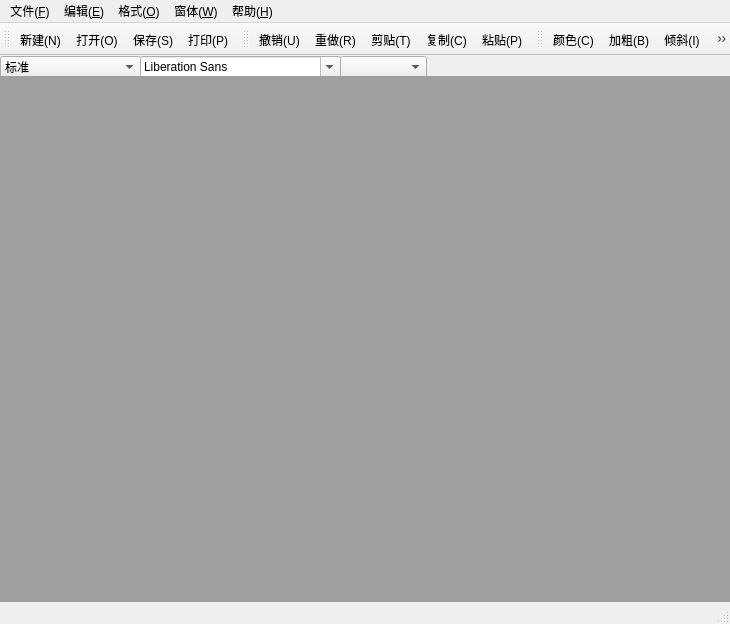
<?xml version="1.0" encoding="UTF-8"?>
<ui version="4.0">
 <class>MainWindow</class>
 <widget class="QMainWindow" name="MainWindow">
  <property name="geometry">
   <rect>
    <x>0</x>
    <y>0</y>
    <width>730</width>
    <height>624</height>
   </rect>
  </property>
  <widget class="QWidget" name="centralwidget">
   <widget class="QComboBox" name="comboBox">
    <property name="geometry">
     <rect>
      <x>0</x>
      <y>0</y>
      <width>141</width>
      <height>22</height>
     </rect>
    </property>
    <item>
     <property name="text">
      <string>标准</string>
     </property>
    </item>
    <item>
     <property name="text">
      <string>项目符号(●)</string>
     </property>
    </item>
    <item>
     <property name="text">
      <string>项目符号(○)</string>
     </property>
    </item>
    <item>
     <property name="text">
      <string>项目符号(■)</string>
     </property>
    </item>
    <item>
     <property name="text">
      <string>项目符号(1.2.3.)</string>
     </property>
    </item>
    <item>
     <property name="text">
      <string>项目符号(a.b.c.)</string>
     </property>
    </item>
    <item>
     <property name="text">
      <string>项目符号(A.B.C.)</string>
     </property>
    </item>
    <item>
     <property name="text">
      <string>项目符号(i.ii.iii.)</string>
     </property>
    </item>
    <item>
     <property name="text">
      <string>项目符号(I.II.III.)</string>
     </property>
    </item>
   </widget>
   <widget class="QFontComboBox" name="fontComboBox">
    <property name="geometry">
     <rect>
      <x>140</x>
      <y>0</y>
      <width>201</width>
      <height>22</height>
     </rect>
    </property>
   </widget>
   <widget class="QComboBox" name="sizeComboBox">
    <property name="geometry">
     <rect>
      <x>340</x>
      <y>0</y>
      <width>87</width>
      <height>22</height>
     </rect>
    </property>
   </widget>
   <widget class="QMdiArea" name="mdiArea">
    <property name="geometry">
     <rect>
      <x>0</x>
      <y>20</y>
      <width>731</width>
      <height>561</height>
     </rect>
    </property>
    <property name="sizePolicy">
     <sizepolicy hsizetype="Preferred" vsizetype="Preferred">
      <horstretch>0</horstretch>
      <verstretch>0</verstretch>
     </sizepolicy>
    </property>
    <property name="autoFillBackground">
     <bool>false</bool>
    </property>
   </widget>
  </widget>
  <widget class="QMenuBar" name="menubar">
   <property name="geometry">
    <rect>
     <x>0</x>
     <y>0</y>
     <width>730</width>
     <height>26</height>
    </rect>
   </property>
   <widget class="QMenu" name="menu_F">
    <property name="title">
     <string>文件(&amp;F)</string>
    </property>
    <addaction name="newAction"/>
    <addaction name="openAction"/>
    <addaction name="saveAction"/>
    <addaction name="saveAsAction"/>
    <addaction name="printAction"/>
    <addaction name="printPreviewAction"/>
    <addaction name="exitAction"/>
   </widget>
   <widget class="QMenu" name="menu_E">
    <property name="title">
     <string>编辑(&amp;E)</string>
    </property>
    <addaction name="undoAction"/>
    <addaction name="redoAction"/>
    <addaction name="cutAction"/>
    <addaction name="copyAction"/>
    <addaction name="pasteAction"/>
   </widget>
   <widget class="QMenu" name="menu">
    <property name="title">
     <string>格式(&amp;O)</string>
    </property>
    <widget class="QMenu" name="menu_D">
     <property name="title">
      <string>字体(&amp;D)</string>
     </property>
     <addaction name="boldAction"/>
     <addaction name="italicAction"/>
     <addaction name="underlinAction"/>
    </widget>
    <widget class="QMenu" name="menu_2">
     <property name="title">
      <string>段落</string>
     </property>
     <addaction name="leftAlignAction"/>
     <addaction name="centerAlignAction"/>
     <addaction name="rightAlignAction"/>
     <addaction name="justifyAlignAction"/>
    </widget>
    <addaction name="menu_D"/>
    <addaction name="menu_2"/>
    <addaction name="colorAction"/>
   </widget>
   <widget class="QMenu" name="menu_W">
    <property name="title">
     <string>窗体(&amp;W)</string>
    </property>
    <addaction name="closeAction"/>
    <addaction name="closeAllAction"/>
    <addaction name="titleAction"/>
    <addaction name="cascadeAction"/>
    <addaction name="nextAction"/>
    <addaction name="previousAction"/>
   </widget>
   <widget class="QMenu" name="menu_H">
    <property name="title">
     <string>帮助(&amp;H)</string>
    </property>
    <addaction name="aboutAction"/>
   </widget>
   <addaction name="menu_F"/>
   <addaction name="menu_E"/>
   <addaction name="menu"/>
   <addaction name="menu_W"/>
   <addaction name="menu_H"/>
  </widget>
  <widget class="QStatusBar" name="statusbar"/>
  <widget class="QToolBar" name="toolBar">
   <property name="windowTitle">
    <string>toolBar</string>
   </property>
   <attribute name="toolBarArea">
    <enum>TopToolBarArea</enum>
   </attribute>
   <attribute name="toolBarBreak">
    <bool>false</bool>
   </attribute>
   <addaction name="newAction"/>
   <addaction name="openAction"/>
   <addaction name="saveAction"/>
   <addaction name="printAction"/>
  </widget>
  <widget class="QToolBar" name="toolBar_2">
   <property name="windowTitle">
    <string>toolBar_2</string>
   </property>
   <attribute name="toolBarArea">
    <enum>TopToolBarArea</enum>
   </attribute>
   <attribute name="toolBarBreak">
    <bool>false</bool>
   </attribute>
   <addaction name="undoAction"/>
   <addaction name="redoAction"/>
   <addaction name="cutAction"/>
   <addaction name="copyAction"/>
   <addaction name="pasteAction"/>
  </widget>
  <widget class="QToolBar" name="toolBar_3">
   <property name="windowTitle">
    <string>toolBar_3</string>
   </property>
   <attribute name="toolBarArea">
    <enum>TopToolBarArea</enum>
   </attribute>
   <attribute name="toolBarBreak">
    <bool>false</bool>
   </attribute>
   <addaction name="colorAction"/>
   <addaction name="boldAction"/>
   <addaction name="italicAction"/>
   <addaction name="underlinAction"/>
   <addaction name="separator"/>
   <addaction name="leftAlignAction"/>
   <addaction name="centerAlignAction"/>
   <addaction name="rightAlignAction"/>
   <addaction name="justifyAlignAction"/>
  </widget>
  <action name="newAction">
   <property name="icon">
    <iconset resource="image.qrc">
     <normaloff>:/images/new.png</normaloff>:/images/new.png</iconset>
   </property>
   <property name="text">
    <string>新建(N)</string>
   </property>
   <property name="statusTip">
    <string>创建一个新文档</string>
   </property>
   <property name="shortcut">
    <string>Ctrl+N</string>
   </property>
  </action>
  <action name="openAction">
   <property name="icon">
    <iconset resource="image.qrc">
     <normaloff>:/images/fileopen.png</normaloff>:/images/fileopen.png</iconset>
   </property>
   <property name="text">
    <string>打开(O)</string>
   </property>
   <property name="statusTip">
    <string>打开一个已存在的文档</string>
   </property>
   <property name="shortcut">
    <string>Ctrl+O</string>
   </property>
  </action>
  <action name="saveAction">
   <property name="icon">
    <iconset resource="image.qrc">
     <normaloff>:/images/save.png</normaloff>:/images/save.png</iconset>
   </property>
   <property name="text">
    <string>保存(S)</string>
   </property>
   <property name="statusTip">
    <string>将当前文档存盘</string>
   </property>
   <property name="shortcut">
    <string>Ctrl+S</string>
   </property>
  </action>
  <action name="saveAsAction">
   <property name="text">
    <string>另存为(A)...</string>
   </property>
   <property name="statusTip">
    <string>以一个新名字保存文档</string>
   </property>
  </action>
  <action name="printAction">
   <property name="icon">
    <iconset resource="image.qrc">
     <normaloff>:/images/print.png</normaloff>:/images/print.png</iconset>
   </property>
   <property name="text">
    <string>打印(P)...</string>
   </property>
   <property name="statusTip">
    <string>打印输出文档</string>
   </property>
   <property name="shortcut">
    <string>Ctrl+P</string>
   </property>
  </action>
  <action name="printPreviewAction">
   <property name="text">
    <string>打印预览...</string>
   </property>
   <property name="statusTip">
    <string>预览打印效果</string>
   </property>
  </action>
  <action name="exitAction">
   <property name="text">
    <string>退出</string>
   </property>
   <property name="statusTip">
    <string>退出应用程序</string>
   </property>
  </action>
  <action name="undoAction">
   <property name="icon">
    <iconset resource="image.qrc">
     <normaloff>:/images/undo.png</normaloff>:/images/undo.png</iconset>
   </property>
   <property name="text">
    <string>撤销(U)</string>
   </property>
   <property name="statusTip">
    <string>撤销当前操作</string>
   </property>
   <property name="shortcut">
    <string>Ctrl+Z</string>
   </property>
  </action>
  <action name="redoAction">
   <property name="icon">
    <iconset resource="image.qrc">
     <normaloff>:/images/redo.png</normaloff>:/images/redo.png</iconset>
   </property>
   <property name="text">
    <string>重做(R)</string>
   </property>
   <property name="statusTip">
    <string>恢复之前的操作</string>
   </property>
   <property name="shortcut">
    <string>Ctrl+Y</string>
   </property>
  </action>
  <action name="cutAction">
   <property name="icon">
    <iconset resource="image.qrc">
     <normaloff>:/images/cut.png</normaloff>:/images/cut.png</iconset>
   </property>
   <property name="text">
    <string>剪贴(T)</string>
   </property>
   <property name="statusTip">
    <string>从文档中裁剪所选的内容，并放入剪切板</string>
   </property>
   <property name="shortcut">
    <string>Ctrl+X</string>
   </property>
  </action>
  <action name="copyAction">
   <property name="icon">
    <iconset resource="image.qrc">
     <normaloff>:/images/copy.png</normaloff>:/images/copy.png</iconset>
   </property>
   <property name="text">
    <string>复制(C)</string>
   </property>
   <property name="statusTip">
    <string>复制所选内容，并放入剪切板</string>
   </property>
   <property name="shortcut">
    <string>Ctrl+C</string>
   </property>
  </action>
  <action name="pasteAction">
   <property name="icon">
    <iconset resource="image.qrc">
     <normaloff>:/images/paste.png</normaloff>:/images/paste.png</iconset>
   </property>
   <property name="text">
    <string>粘贴(P)</string>
   </property>
   <property name="statusTip">
    <string>将剪切板内容粘贴到文档</string>
   </property>
   <property name="shortcut">
    <string>Ctrl+V</string>
   </property>
  </action>
  <action name="colorAction">
   <property name="icon">
    <iconset resource="image.qrc">
     <normaloff>:/images/color.ico</normaloff>:/images/color.ico</iconset>
   </property>
   <property name="text">
    <string>颜色(C)...</string>
   </property>
   <property name="statusTip">
    <string>设置所选文字颜色</string>
   </property>
  </action>
  <action name="boldAction">
   <property name="checkable">
    <bool>true</bool>
   </property>
   <property name="icon">
    <iconset resource="image.qrc">
     <normaloff>:/images/bold.png</normaloff>:/images/bold.png</iconset>
   </property>
   <property name="text">
    <string>加粗(B)</string>
   </property>
   <property name="statusTip">
    <string>将所选文字加粗</string>
   </property>
   <property name="shortcut">
    <string>Ctrl+B</string>
   </property>
  </action>
  <action name="italicAction">
   <property name="checkable">
    <bool>true</bool>
   </property>
   <property name="icon">
    <iconset resource="image.qrc">
     <normaloff>:/images/italic.png</normaloff>:/images/italic.png</iconset>
   </property>
   <property name="text">
    <string>倾斜(I)</string>
   </property>
   <property name="statusTip">
    <string>将所选文字倾斜</string>
   </property>
   <property name="shortcut">
    <string>Ctrl+I</string>
   </property>
  </action>
  <action name="underlinAction">
   <property name="checkable">
    <bool>true</bool>
   </property>
   <property name="icon">
    <iconset resource="image.qrc">
     <normaloff>:/images/under.png</normaloff>:/images/under.png</iconset>
   </property>
   <property name="text">
    <string>下划线(U)</string>
   </property>
   <property name="statusTip">
    <string>将所选文字加上下划线</string>
   </property>
   <property name="shortcut">
    <string>Ctrl+U</string>
   </property>
  </action>
  <action name="leftAlignAction">
   <property name="checkable">
    <bool>false</bool>
   </property>
   <property name="icon">
    <iconset resource="image.qrc">
     <normaloff>:/images/left.png</normaloff>:/images/left.png</iconset>
   </property>
   <property name="text">
    <string>左对齐(L)</string>
   </property>
   <property name="statusTip">
    <string>将所选文字左对齐</string>
   </property>
   <property name="shortcut">
    <string>Ctrl+L</string>
   </property>
  </action>
  <action name="centerAlignAction">
   <property name="checkable">
    <bool>false</bool>
   </property>
   <property name="icon">
    <iconset resource="image.qrc">
     <normaloff>:/images/center.png</normaloff>:/images/center.png</iconset>
   </property>
   <property name="text">
    <string>居中(C)</string>
   </property>
   <property name="statusTip">
    <string>将所选文字居中</string>
   </property>
   <property name="shortcut">
    <string>Ctrl+E</string>
   </property>
  </action>
  <action name="rightAlignAction">
   <property name="checkable">
    <bool>false</bool>
   </property>
   <property name="icon">
    <iconset resource="image.qrc">
     <normaloff>:/images/right.png</normaloff>:/images/right.png</iconset>
   </property>
   <property name="text">
    <string>右对齐(R)</string>
   </property>
   <property name="statusTip">
    <string>将所选文字右对齐</string>
   </property>
   <property name="shortcut">
    <string>Ctrl+R</string>
   </property>
  </action>
  <action name="justifyAlignAction">
   <property name="checkable">
    <bool>false</bool>
   </property>
   <property name="icon">
    <iconset resource="image.qrc">
     <normaloff>:/images/justify.png</normaloff>:/images/justify.png</iconset>
   </property>
   <property name="text">
    <string>两端对齐(J)</string>
   </property>
   <property name="statusTip">
    <string>将所选文字左右两端对齐，并根据需要调整间距</string>
   </property>
   <property name="shortcut">
    <string>Ctrl+J</string>
   </property>
  </action>
  <action name="closeAction">
   <property name="text">
    <string>关闭(O)</string>
   </property>
   <property name="statusTip">
    <string>关闭活动子窗口</string>
   </property>
  </action>
  <action name="closeAllAction">
   <property name="text">
    <string>关闭所有(A)</string>
   </property>
   <property name="statusTip">
    <string>关闭所有子窗口</string>
   </property>
  </action>
  <action name="titleAction">
   <property name="text">
    <string>平铺(T)</string>
   </property>
   <property name="statusTip">
    <string>平铺子窗口</string>
   </property>
  </action>
  <action name="cascadeAction">
   <property name="text">
    <string>层叠(C)</string>
   </property>
   <property name="statusTip">
    <string>层叠子窗口</string>
   </property>
  </action>
  <action name="nextAction">
   <property name="text">
    <string>下一个(X)</string>
   </property>
   <property name="statusTip">
    <string>移动焦点到下一个子窗口</string>
   </property>
   <property name="shortcut">
    <string>Ctrl+Tab</string>
   </property>
  </action>
  <action name="previousAction">
   <property name="text">
    <string>前一个(V)</string>
   </property>
   <property name="statusTip">
    <string>移动焦点到上一个子窗口</string>
   </property>
   <property name="shortcut">
    <string>Ctrl+Shift+Tab</string>
   </property>
  </action>
  <action name="aboutAction">
   <property name="text">
    <string>关于(A)</string>
   </property>
   <property name="statusTip">
    <string>关于WSP...</string>
   </property>
  </action>
 </widget>
 <resources>
  <include location="image.qrc"/>
 </resources>
 <connections/>
</ui>
